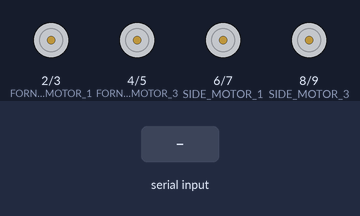
The sketch below on a simulated Arduino Uno, built with avr-gcc and run on an emulated ATmega328P. Parts: motor-driver pin pairs drawn as motors (green arrow = first pin HIGH = forward, orange = second pin HIGH = backward, longer = more drive). The test bench sets the inputs (shaded band).

Above: at 1.2 s.
1.3 s: "F" received over Serial
At 2.3 s:
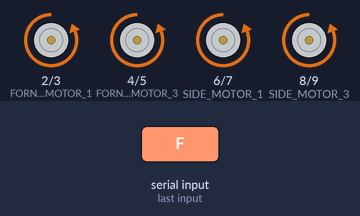
2.8 s: "B" received over Serial
At 3.4 s:
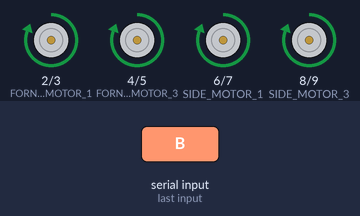
4.3 s: "L" received over Serial
At 4.6 s:
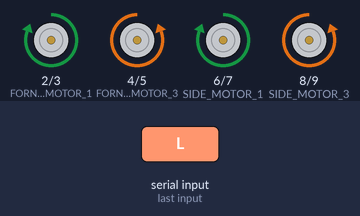
5.8 s: "R" received over Serial
At 6.9 s:
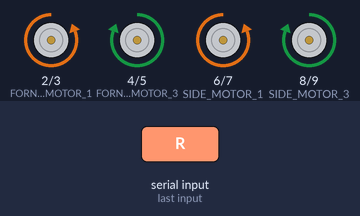
7.3 s: "C" received over Serial
At 8.0 s:
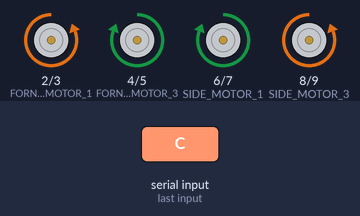
8.8 s: "A" received over Serial
At 9.2 s:
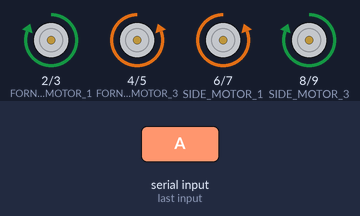
Timing chart, 0 to 11.3 s (numbered marks = the images above; inputs shaded):
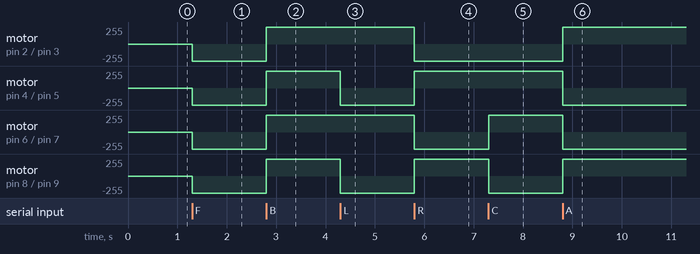

Measured:
- after the input at 1.3 s, motor on pin 2 (FORNT_MOTOR_1) / pin 3 (FORNT_MOTOR_2), motor on pin 4 (FORNT_MOTOR_3) / pin 5 (FORNT_MOTOR_4), motor on pin 6 (SIDE_MOTOR_1) / pin 7 (SIDE_MOTOR_2), motor on pin 8 (SIDE_MOTOR_3) / pin 9 (SIDE_MOTOR_4): stopped → backward 255/255 at once
- after the input at 2.8 s, motor on pin 2 (FORNT_MOTOR_1) / pin 3 (FORNT_MOTOR_2), motor on pin 4 (FORNT_MOTOR_3) / pin 5 (FORNT_MOTOR_4), motor on pin 6 (SIDE_MOTOR_1) / pin 7 (SIDE_MOTOR_2), motor on pin 8 (SIDE_MOTOR_3) / pin 9 (SIDE_MOTOR_4): backward 255/255 → forward 255/255 at once
- after the input at 4.3 s, motor on pin 4 (FORNT_MOTOR_3) / pin 5 (FORNT_MOTOR_4), motor on pin 8 (SIDE_MOTOR_3) / pin 9 (SIDE_MOTOR_4): forward 255/255 → backward 255/255 at once
- after the input at 5.8 s, motor on pin 2 (FORNT_MOTOR_1) / pin 3 (FORNT_MOTOR_2), motor on pin 6 (SIDE_MOTOR_1) / pin 7 (SIDE_MOTOR_2): forward 255/255 → backward 255/255 at once; motor on pin 4 (FORNT_MOTOR_3) / pin 5 (FORNT_MOTOR_4), motor on pin 8 (SIDE_MOTOR_3) / pin 9 (SIDE_MOTOR_4): backward 255/255 → forward 255/255 at once
- after the input at 7.3 s, motor on pin 6 (SIDE_MOTOR_1) / pin 7 (SIDE_MOTOR_2): backward 255/255 → forward 255/255 at once; motor on pin 8 (SIDE_MOTOR_3) / pin 9 (SIDE_MOTOR_4): forward 255/255 → backward 255/255 at once
- after the input at 8.8 s, motor on pin 2 (FORNT_MOTOR_1) / pin 3 (FORNT_MOTOR_2), motor on pin 8 (SIDE_MOTOR_3) / pin 9 (SIDE_MOTOR_4): backward 255/255 → forward 255/255 at once; motor on pin 4 (FORNT_MOTOR_3) / pin 5 (FORNT_MOTOR_4), motor on pin 6 (SIDE_MOTOR_1) / pin 7 (SIDE_MOTOR_2): forward 255/255 → backward 255/255 at once

The sketch:

Bluetoothomnirobot.ino
```cpp
#define FORNT_MOTOR_1     2
#define FORNT_MOTOR_2     3
#define FORNT_MOTOR_3     4
#define FORNT_MOTOR_4     5
#define SIDE_MOTOR_1      6
#define SIDE_MOTOR_2      7
#define SIDE_MOTOR_3      8
#define SIDE_MOTOR_4      9


#define MOV_STOP          0
#define MOV_FORWARD       1
#define MOV_BACKWARD      2
#define MOV_LEFT          3
#define MOV_RIGHT         4
#define MOV_CLK           5
#define MOV_ANTICLK       6

void setup()
{ // put your setup code here, to run once:

  pinMode(FORNT_MOTOR_1,OUTPUT);
  pinMode(FORNT_MOTOR_2,OUTPUT);
  pinMode(FORNT_MOTOR_3,OUTPUT);
  pinMode(FORNT_MOTOR_4,OUTPUT);
  pinMode(SIDE_MOTOR_1,OUTPUT);
  pinMode(SIDE_MOTOR_2,OUTPUT);
  pinMode(SIDE_MOTOR_3,OUTPUT);
  pinMode(SIDE_MOTOR_4,OUTPUT);

  digitalWrite(FORNT_MOTOR_1,LOW);
  digitalWrite(FORNT_MOTOR_2,LOW);
  digitalWrite(FORNT_MOTOR_3,LOW);
  digitalWrite(FORNT_MOTOR_4,LOW);
  digitalWrite(SIDE_MOTOR_1,LOW);
  digitalWrite(SIDE_MOTOR_2,LOW);
  digitalWrite(SIDE_MOTOR_3,LOW);
  digitalWrite(SIDE_MOTOR_4,LOW);

  Serial.begin(9600);
}
void loop()
{   serialdata();
}

void serialdata()
{   if(!Serial.available())    return;
    char val = Serial.read();
    if (val == 'F') ROBOT_MOVMENT(MOV_FORWARD);
    if (val == 'B') ROBOT_MOVMENT(MOV_BACKWARD);
    if (val== 'L')  ROBOT_MOVMENT(MOV_LEFT);
    if (val == 'R') ROBOT_MOVMENT(MOV_RIGHT);
    if (val == 'C') ROBOT_MOVMENT(MOV_CLK);
    if (val == 'A') ROBOT_MOVMENT(MOV_ANTICLK);
    if (val == 'S') ROBOT_MOVMENT(MOV_STOP);
}

void ROBOT_MOVMENT(char MOVMENT)
{ if(MOVMENT == MOV_FORWARD)
  {   digitalWrite(FORNT_MOTOR_1,LOW);
      digitalWrite(FORNT_MOTOR_2,HIGH);
      digitalWrite(FORNT_MOTOR_3,LOW);
      digitalWrite(FORNT_MOTOR_4,HIGH);
      digitalWrite(SIDE_MOTOR_1,LOW);
      digitalWrite(SIDE_MOTOR_2,HIGH);
      digitalWrite(SIDE_MOTOR_3,LOW);
      digitalWrite(SIDE_MOTOR_4,HIGH);
  }
  if(MOVMENT == MOV_BACKWARD)
  {   digitalWrite(FORNT_MOTOR_1,HIGH);
      digitalWrite(FORNT_MOTOR_2,LOW);
      digitalWrite(FORNT_MOTOR_3,HIGH);
      digitalWrite(FORNT_MOTOR_4,LOW);
      digitalWrite(SIDE_MOTOR_1,HIGH);
      digitalWrite(SIDE_MOTOR_2,LOW);
      digitalWrite(SIDE_MOTOR_3,HIGH);
      digitalWrite(SIDE_MOTOR_4,LOW);
  }
  if(MOVMENT == MOV_LEFT)
  {   digitalWrite(FORNT_MOTOR_1,HIGH);
      digitalWrite(FORNT_MOTOR_2,LOW);
      digitalWrite(FORNT_MOTOR_3,LOW);
      digitalWrite(FORNT_MOTOR_4,HIGH);
      digitalWrite(SIDE_MOTOR_1,HIGH);
      digitalWrite(SIDE_MOTOR_2,LOW);
      digitalWrite(SIDE_MOTOR_3,LOW);
      digitalWrite(SIDE_MOTOR_4,HIGH);
  }
  if(MOVMENT == MOV_RIGHT)
  {   digitalWrite(FORNT_MOTOR_1,LOW);
      digitalWrite(FORNT_MOTOR_2,HIGH);
      digitalWrite(FORNT_MOTOR_3,HIGH);
      digitalWrite(FORNT_MOTOR_4,LOW);
      digitalWrite(SIDE_MOTOR_1,LOW);
      digitalWrite(SIDE_MOTOR_2,HIGH);
      digitalWrite(SIDE_MOTOR_3,HIGH);
      digitalWrite(SIDE_MOTOR_4,LOW);
  }
  if(MOVMENT == MOV_STOP)
  {   digitalWrite(FORNT_MOTOR_1,LOW);
      digitalWrite(FORNT_MOTOR_2,LOW);
      digitalWrite(FORNT_MOTOR_3,LOW);
      digitalWrite(FORNT_MOTOR_4,LOW);
      digitalWrite(SIDE_MOTOR_1,LOW);
      digitalWrite(SIDE_MOTOR_2,LOW);
      digitalWrite(SIDE_MOTOR_3,LOW);
      digitalWrite(SIDE_MOTOR_4,LOW);
  }
  if(MOVMENT == MOV_ANTICLK)
  {   digitalWrite(FORNT_MOTOR_1,HIGH);
      digitalWrite(FORNT_MOTOR_2,LOW);
      digitalWrite(FORNT_MOTOR_3,LOW);
      digitalWrite(FORNT_MOTOR_4,HIGH);
      digitalWrite(SIDE_MOTOR_1,LOW);
      digitalWrite(SIDE_MOTOR_2,HIGH);
      digitalWrite(SIDE_MOTOR_3,HIGH);
      digitalWrite(SIDE_MOTOR_4,LOW);
  }
  if(MOVMENT == MOV_CLK)
  {   digitalWrite(FORNT_MOTOR_1,LOW);
      digitalWrite(FORNT_MOTOR_2,HIGH);
      digitalWrite(FORNT_MOTOR_3,HIGH);
      digitalWrite(FORNT_MOTOR_4,LOW);
      digitalWrite(SIDE_MOTOR_1,HIGH);
      digitalWrite(SIDE_MOTOR_2,LOW);
      digitalWrite(SIDE_MOTOR_3,LOW);
      digitalWrite(SIDE_MOTOR_4,HIGH);
  }
}
```
